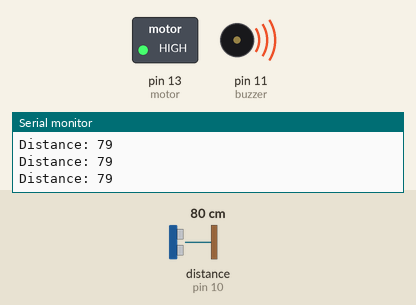
Bench run of a sketch on a simulated Arduino Uno, built with avr-gcc and run on an emulated ATmega328P. Shown: switched loads named in the sketch (green lamp = pin HIGH), buzzer (waves = sounding, pin HIGH), the last lines printed to the serial monitor. Wiring (inferred from the names in the program): ultrasonic range finder: trigger pin 9; echo pin 10. The inputs (shaded band) are chosen by the test bench; at power-on: distance to the obstacle (sensor on pin 10) 80 cm. The echo pulse lasts 58.3 µs per cm; pins used as bus, display or sensor lines are not drawn.

Above: at 1.2 s.
1.3 s: distance to the obstacle (sensor on pin 10) set to 36 cm
2.8 s: distance to the obstacle (sensor on pin 10) set to 29 cm
At 3.2 s:
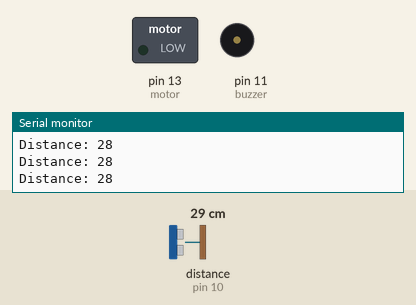
4.3 s: distance to the obstacle (sensor on pin 10) set to 35 cm
At 5.6 s:
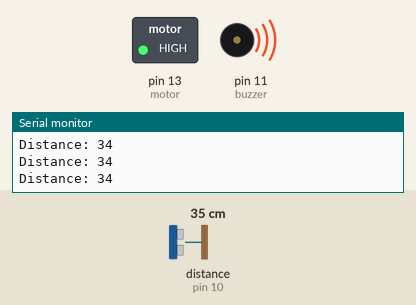
7.3 s: distance to the obstacle (sensor on pin 10) set to 18 cm
At 7.8 s:
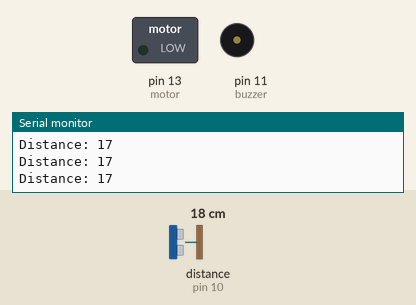
Timing chart, 0 to 9.8 s (numbered marks = the images above; inputs shaded):
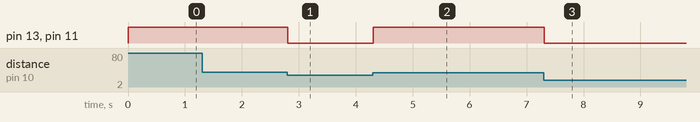

The sketch:

safeDistance.ino
```cpp
// defines pins numbers
const int trigPin = 9;
const int echoPin = 10;
const int buzzer = 11;
const int motor = 13;

// defines variables
long duration;
int distance;
int safetyDistance;

void setup() {
  pinMode(trigPin, OUTPUT); // Sets the trigPin as an Output
  pinMode(echoPin, INPUT); // Sets the echoPin as an Input
  pinMode(buzzer, OUTPUT);
  pinMode(motor, OUTPUT);
  Serial.begin(9600); // Starts the serial communication
}

void loop() {
  // Clears the trigPin
  digitalWrite(trigPin, LOW);
  delayMicroseconds(2);

  // Sets the trigPin on HIGH state for 10micro seconds
  digitalWrite(trigPin, HIGH);
  delayMicroseconds(10);
  digitalWrite(trigPin, LOW);

  // Reads the echoPin, returns the sound wave travel time in microseconds
  duration = pulseIn(echoPin, HIGH);
  // Calculating the distance
  distance= duration*0.034/2;

  safetyDistance = distance;

  if (safetyDistance <= 30){
    digitalWrite(buzzer, LOW);
    digitalWrite(motor, LOW);
  }

  else{
    digitalWrite(buzzer, HIGH);
    digitalWrite(motor, HIGH);
  }

  // Prints the distance on the Serial Monitor
  Serial.print("Distance: ");
  Serial.println(safetyDistance);
}
```

Measured:
- the behaviour switches between 32 and 31 cm on distance to the obstacle (sensor on pin 10) (found by bisection; images 0 and 1)
- after the input at 2.8 s, pin 13 (motor), pin 11 (buzzer): HIGH → LOW at once
- after the input at 4.3 s, pin 13 (motor), pin 11 (buzzer): LOW → HIGH at once
- after the input at 7.3 s, pin 13 (motor), pin 11 (buzzer): HIGH → LOW at once
